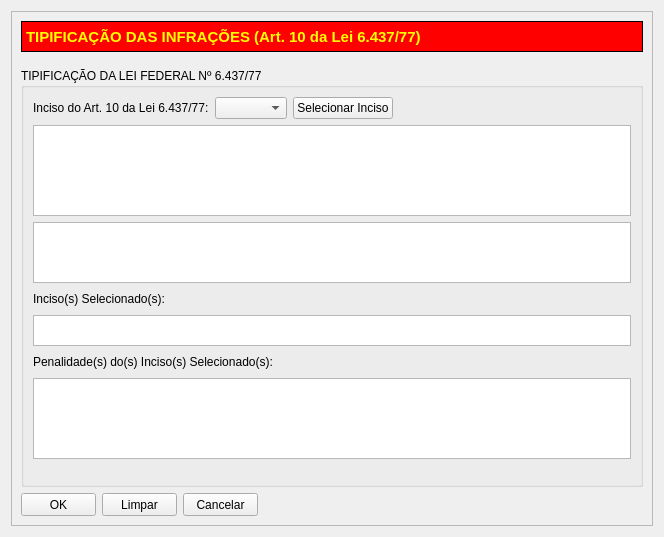
<?xml version="1.0" encoding="UTF-8"?>
<ui version="4.0">
 <class>Tipificacao</class>
 <widget class="QWidget" name="Tipificacao">
  <property name="geometry">
   <rect>
    <x>0</x>
    <y>0</y>
    <width>664</width>
    <height>537</height>
   </rect>
  </property>
  <property name="windowTitle">
   <string>Form</string>
  </property>
  <layout class="QVBoxLayout" name="verticalLayout_3">
   <item>
    <widget class="QScrollArea" name="scrollArea">
     <property name="widgetResizable">
      <bool>true</bool>
     </property>
     <widget class="QWidget" name="scrollAreaWidgetContents">
      <property name="geometry">
       <rect>
        <x>0</x>
        <y>0</y>
        <width>644</width>
        <height>517</height>
       </rect>
      </property>
      <layout class="QVBoxLayout" name="verticalLayout_2">
       <item>
        <widget class="QLabel" name="label">
         <property name="minimumSize">
          <size>
           <width>0</width>
           <height>31</height>
          </size>
         </property>
         <property name="styleSheet">
          <string notr="true">QLabel{
font-size: 11pt;
font-weight: bold;
	color: rgb(255, 255, 0);
background-color: rgb(255, 0, 0);
border: 1px solid black;
}</string>
         </property>
         <property name="text">
          <string>TIPIFICAÇÃO DAS INFRAÇÕES (Art. 10 da Lei 6.437/77)</string>
         </property>
        </widget>
       </item>
       <item>
        <spacer name="verticalSpacer_2">
         <property name="orientation">
          <enum>Qt::Vertical</enum>
         </property>
         <property name="sizeType">
          <enum>QSizePolicy::Fixed</enum>
         </property>
         <property name="sizeHint" stdset="0">
          <size>
           <width>20</width>
           <height>10</height>
          </size>
         </property>
        </spacer>
       </item>
       <item>
        <widget class="QGroupBox" name="groupBox">
         <property name="styleSheet">
          <string notr="true"/>
         </property>
         <property name="title">
          <string>TIPIFICAÇÃO DA LEI FEDERAL Nº 6.437/77</string>
         </property>
         <layout class="QVBoxLayout" name="verticalLayout">
          <item>
           <layout class="QHBoxLayout" name="horizontalLayout">
            <item>
             <widget class="QLabel" name="label_2">
              <property name="text">
               <string>Inciso do Art. 10 da Lei 6.437/77:</string>
              </property>
             </widget>
            </item>
            <item>
             <widget class="QComboBox" name="comboBoxInciso6437"/>
            </item>
            <item>
             <widget class="QPushButton" name="pushButtonSelecionarInciso">
              <property name="text">
               <string>Selecionar Inciso</string>
              </property>
             </widget>
            </item>
            <item>
             <spacer name="horizontalSpacer">
              <property name="orientation">
               <enum>Qt::Horizontal</enum>
              </property>
              <property name="sizeHint" stdset="0">
               <size>
                <width>40</width>
                <height>20</height>
               </size>
              </property>
             </spacer>
            </item>
           </layout>
          </item>
          <item>
           <widget class="QPlainTextEdit" name="incisoPlainTextEdit">
            <property name="enabled">
             <bool>true</bool>
            </property>
            <property name="minimumSize">
             <size>
              <width>0</width>
              <height>91</height>
             </size>
            </property>
            <property name="maximumSize">
             <size>
              <width>16777215</width>
              <height>91</height>
             </size>
            </property>
            <property name="readOnly">
             <bool>true</bool>
            </property>
           </widget>
          </item>
          <item>
           <widget class="QPlainTextEdit" name="penalidadePlainTextEdit">
            <property name="enabled">
             <bool>true</bool>
            </property>
            <property name="minimumSize">
             <size>
              <width>0</width>
              <height>61</height>
             </size>
            </property>
            <property name="maximumSize">
             <size>
              <width>16777215</width>
              <height>61</height>
             </size>
            </property>
            <property name="readOnly">
             <bool>true</bool>
            </property>
           </widget>
          </item>
          <item>
           <layout class="QHBoxLayout" name="horizontalLayout_2">
            <item>
             <widget class="QLabel" name="label_3">
              <property name="text">
               <string>Inciso(s) Selecionado(s):</string>
              </property>
             </widget>
            </item>
            <item>
             <spacer name="horizontalSpacer_2">
              <property name="orientation">
               <enum>Qt::Horizontal</enum>
              </property>
              <property name="sizeHint" stdset="0">
               <size>
                <width>40</width>
                <height>20</height>
               </size>
              </property>
             </spacer>
            </item>
           </layout>
          </item>
          <item>
           <widget class="QPlainTextEdit" name="incisoSelecionadoPlainTextEdit">
            <property name="minimumSize">
             <size>
              <width>0</width>
              <height>31</height>
             </size>
            </property>
            <property name="maximumSize">
             <size>
              <width>16777215</width>
              <height>31</height>
             </size>
            </property>
            <property name="readOnly">
             <bool>true</bool>
            </property>
           </widget>
          </item>
          <item>
           <layout class="QHBoxLayout" name="horizontalLayout_3">
            <item>
             <widget class="QLabel" name="label_4">
              <property name="text">
               <string>Penalidade(s) do(s) Inciso(s) Selecionado(s):</string>
              </property>
             </widget>
            </item>
            <item>
             <spacer name="horizontalSpacer_3">
              <property name="orientation">
               <enum>Qt::Horizontal</enum>
              </property>
              <property name="sizeHint" stdset="0">
               <size>
                <width>40</width>
                <height>20</height>
               </size>
              </property>
             </spacer>
            </item>
           </layout>
          </item>
          <item>
           <widget class="QPlainTextEdit" name="penalidadeIncisoSelecionadoPlainTextEdit">
            <property name="minimumSize">
             <size>
              <width>0</width>
              <height>81</height>
             </size>
            </property>
            <property name="maximumSize">
             <size>
              <width>16777215</width>
              <height>81</height>
             </size>
            </property>
            <property name="readOnly">
             <bool>true</bool>
            </property>
           </widget>
          </item>
          <item>
           <spacer name="verticalSpacer">
            <property name="orientation">
             <enum>Qt::Vertical</enum>
            </property>
            <property name="sizeHint" stdset="0">
             <size>
              <width>20</width>
              <height>40</height>
             </size>
            </property>
           </spacer>
          </item>
         </layout>
        </widget>
       </item>
       <item>
        <layout class="QHBoxLayout" name="horizontalLayout_4">
         <item>
          <widget class="QPushButton" name="pushButtonOK">
           <property name="minimumSize">
            <size>
             <width>75</width>
             <height>23</height>
            </size>
           </property>
           <property name="maximumSize">
            <size>
             <width>75</width>
             <height>23</height>
            </size>
           </property>
           <property name="text">
            <string>OK</string>
           </property>
          </widget>
         </item>
         <item>
          <widget class="QPushButton" name="pushButtonLimpar">
           <property name="minimumSize">
            <size>
             <width>75</width>
             <height>23</height>
            </size>
           </property>
           <property name="maximumSize">
            <size>
             <width>75</width>
             <height>23</height>
            </size>
           </property>
           <property name="text">
            <string>Limpar</string>
           </property>
          </widget>
         </item>
         <item>
          <widget class="QPushButton" name="pushButtonCancelar">
           <property name="minimumSize">
            <size>
             <width>75</width>
             <height>23</height>
            </size>
           </property>
           <property name="maximumSize">
            <size>
             <width>75</width>
             <height>23</height>
            </size>
           </property>
           <property name="text">
            <string>Cancelar</string>
           </property>
          </widget>
         </item>
         <item>
          <spacer name="horizontalSpacer_4">
           <property name="orientation">
            <enum>Qt::Horizontal</enum>
           </property>
           <property name="sizeHint" stdset="0">
            <size>
             <width>40</width>
             <height>20</height>
            </size>
           </property>
          </spacer>
         </item>
        </layout>
       </item>
      </layout>
     </widget>
    </widget>
   </item>
  </layout>
 </widget>
 <resources/>
 <connections/>
</ui>
